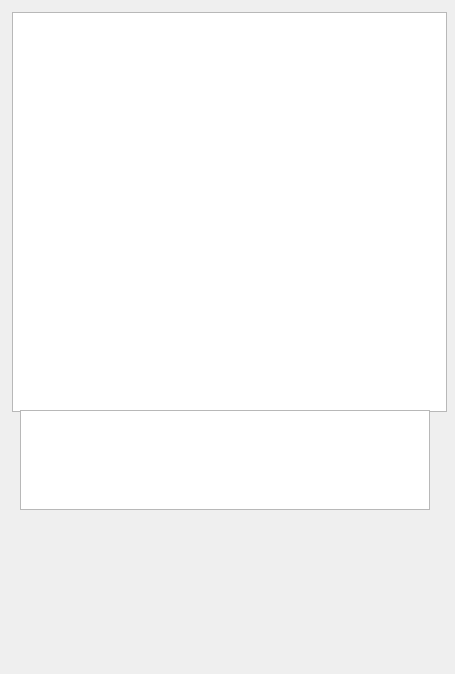
<?xml version="1.0" encoding="UTF-8"?>
<ui version="4.0">
 <class>dlg_commentaires</class>
 <widget class="QDialog" name="dlg_commentaires">
  <property name="geometry">
   <rect>
    <x>0</x>
    <y>0</y>
    <width>455</width>
    <height>674</height>
   </rect>
  </property>
  <property name="sizePolicy">
   <sizepolicy hsizetype="Fixed" vsizetype="Preferred">
    <horstretch>0</horstretch>
    <verstretch>0</verstretch>
   </sizepolicy>
  </property>
  <property name="minimumSize">
   <size>
    <width>0</width>
    <height>0</height>
   </size>
  </property>
  <property name="maximumSize">
   <size>
    <width>455</width>
    <height>730</height>
   </size>
  </property>
  <property name="windowTitle">
   <string>Dialog</string>
  </property>
  <widget class="UpTableWidget" name="ComupTableWidget">
   <property name="geometry">
    <rect>
     <x>12</x>
     <y>12</y>
     <width>435</width>
     <height>400</height>
    </rect>
   </property>
   <property name="minimumSize">
    <size>
     <width>435</width>
     <height>400</height>
    </size>
   </property>
   <property name="maximumSize">
    <size>
     <width>435</width>
     <height>400</height>
    </size>
   </property>
   <property name="mouseTracking">
    <bool>true</bool>
   </property>
   <property name="contextMenuPolicy">
    <enum>Qt::CustomContextMenu</enum>
   </property>
   <property name="horizontalScrollBarPolicy">
    <enum>Qt::ScrollBarAlwaysOff</enum>
   </property>
   <property name="autoScrollMargin">
    <number>16</number>
   </property>
   <property name="alternatingRowColors">
    <bool>false</bool>
   </property>
   <property name="selectionMode">
    <enum>QAbstractItemView::SingleSelection</enum>
   </property>
   <property name="iconSize">
    <size>
     <width>12</width>
     <height>12</height>
    </size>
   </property>
   <property name="textElideMode">
    <enum>Qt::ElideNone</enum>
   </property>
  </widget>
  <widget class="UpTextEdit" name="upTextEdit">
   <property name="geometry">
    <rect>
     <x>20</x>
     <y>410</y>
     <width>410</width>
     <height>100</height>
    </rect>
   </property>
   <property name="minimumSize">
    <size>
     <width>0</width>
     <height>100</height>
    </size>
   </property>
   <property name="maximumSize">
    <size>
     <width>16777215</width>
     <height>100</height>
    </size>
   </property>
   <property name="contextMenuPolicy">
    <enum>Qt::CustomContextMenu</enum>
   </property>
  </widget>
 </widget>
 <customwidgets>
  <customwidget>
   <class>UpTableWidget</class>
   <extends>QTableWidget</extends>
   <header>uptablewidget.h</header>
  </customwidget>
  <customwidget>
   <class>UpTextEdit</class>
   <extends>QTextEdit</extends>
   <header>uptextedit.h</header>
  </customwidget>
 </customwidgets>
 <resources/>
 <connections/>
</ui>
